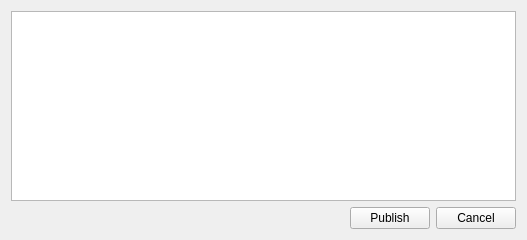
<?xml version="1.0" encoding="UTF-8"?>
<ui version="4.0">
 <class>TreeViewTest</class>
 <widget class="QWidget" name="TreeViewTest">
  <property name="geometry">
   <rect>
    <x>0</x>
    <y>0</y>
    <width>527</width>
    <height>240</height>
   </rect>
  </property>
  <property name="windowTitle">
   <string>treeview_test</string>
  </property>
  <layout class="QVBoxLayout" name="verticalLayout">
   <item>
    <layout class="QGridLayout" name="gridLayout">
     <item row="0" column="0">
      <widget class="QTreeView" name="treeView"/>
     </item>
     <item row="1" column="0">
      <layout class="QHBoxLayout" name="horizontalLayout">
       <item>
        <spacer name="spacer">
         <property name="orientation">
          <enum>Qt::Horizontal</enum>
         </property>
         <property name="sizeHint" stdset="0">
          <size>
           <width>40</width>
           <height>20</height>
          </size>
         </property>
        </spacer>
       </item>
       <item>
        <widget class="QPushButton" name="btn_pub">
         <property name="text">
          <string>Publish</string>
         </property>
        </widget>
       </item>
       <item>
        <widget class="QPushButton" name="btn_cancel_2">
         <property name="text">
          <string>Cancel</string>
         </property>
        </widget>
       </item>
      </layout>
     </item>
    </layout>
   </item>
  </layout>
 </widget>
 <resources/>
 <connections/>
</ui>
